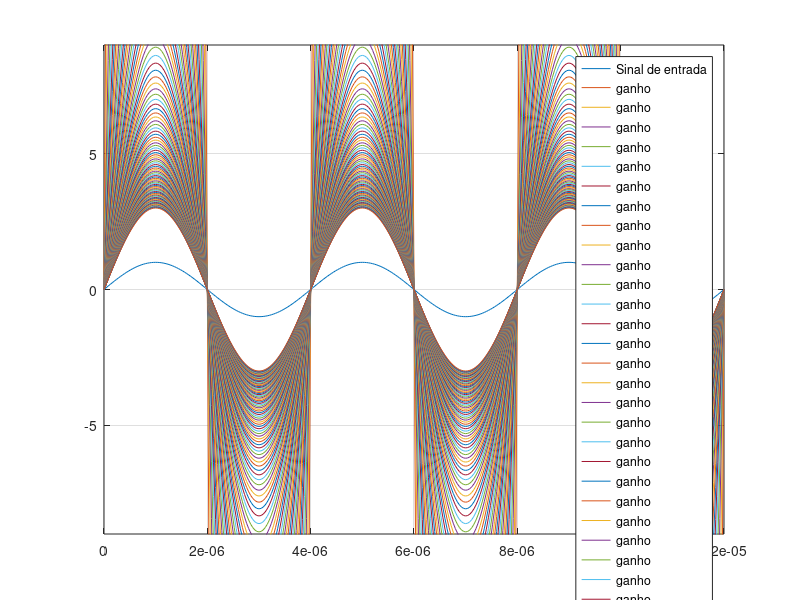
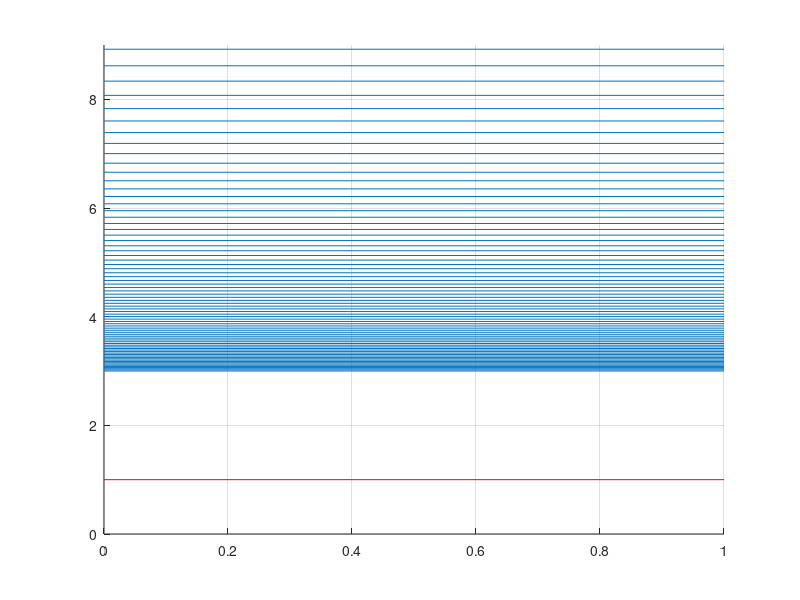

These charts were generated, in order, by the following MATLAB code:
clear all; close all; clc;

Rf = 200e3;
Rh = linspace(1e3,100e3,99);

Gain = (1+(Rf./Rh));

A = 1; f=250e3;
tempo = [0 : 1/(100*f) : 3/f]; % cinco periodos do sinal
sinal = A*sin(2*pi*f*tempo);      %geracao da onda senoidal , sin(w.t), w = 2.pi/T

for idx = 1:length(Gain)
  ss(idx,:)= sinal*Gain(idx);
end




figure(1)
plot(tempo,sinal,'DisplayName','Sinal de entrada')
%plot(tempo,sinal,";Sinal de entrada;","color", "r",'linewidth',1.5)
ylim([-9 9])
grid on
hold on
n_plots = 99; %plota os n primeiros sinais com os ganhos testados.
for idx = 1:n_plots
plot (tempo,ss(idx,:),'DisplayName','ganho')
end
hold off
lgd= legend;


figure(2)
line([0 1] , [A A] ,"linestyle", "-", "color", "r")
ylim([A-1 9])
grid on
hold on
for idx = 1:n_plots
line ([0 1] , [Gain(idx) Gain(idx)])
end
hold off

